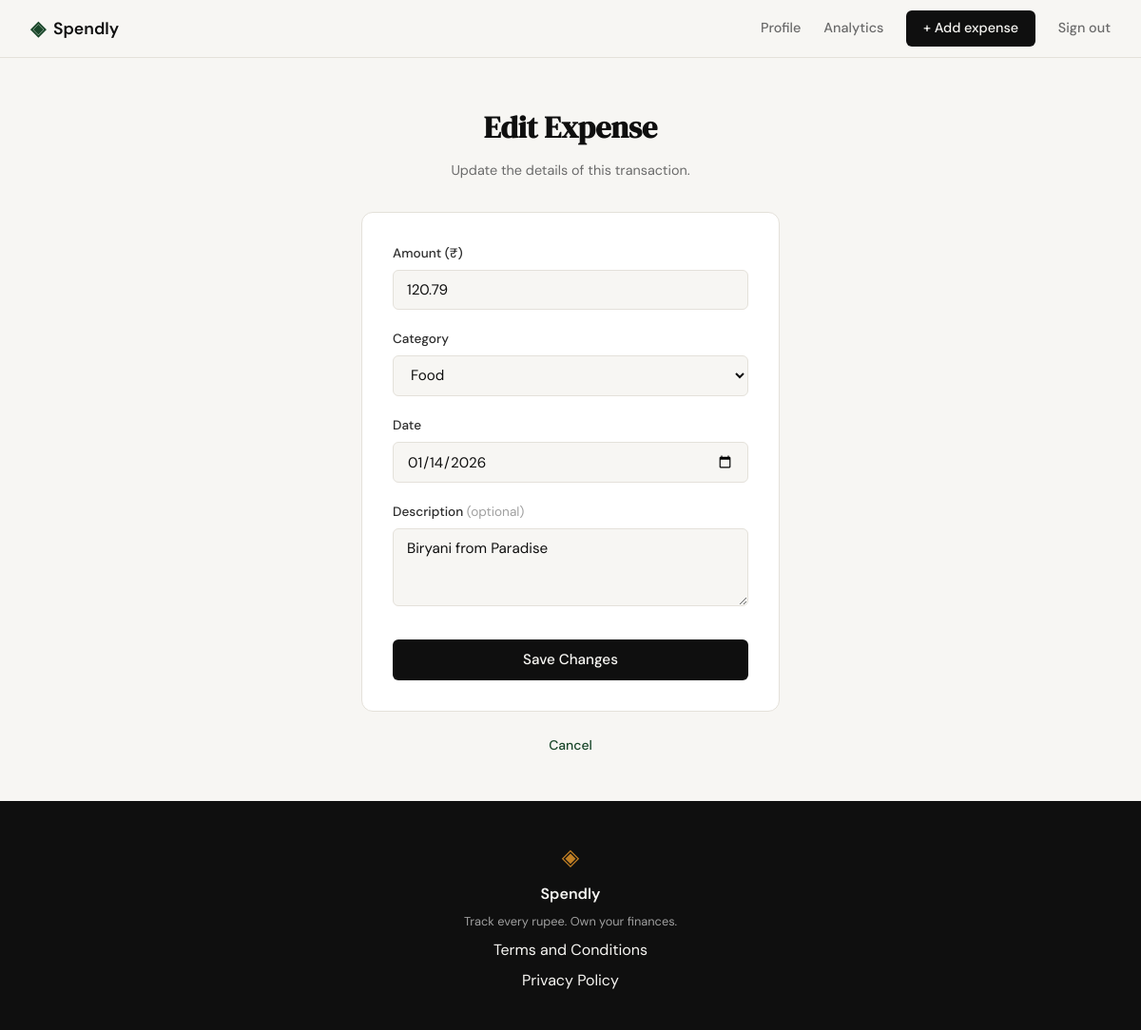
The app's page /expenses/15/edit (signed in) with its own data.
### tables this page shows
CREATE TABLE expenses (
            id          INTEGER PRIMARY KEY AUTOINCREMENT,
            user_id     INTEGER NOT NULL REFERENCES users(id),
            amount      REAL    NOT NULL,
            category    TEXT    NOT NULL,
            date        TEXT    NOT NULL,
            description TEXT,
            created_at  TEXT    DEFAULT (datetime('now'))
        );

### app.py (the view, shortened to what this page needs)
@app.route("/expenses/<int:id>/edit", methods=["GET", "POST"])
def edit_expense(id):
    if not session.get("user_id"):
        return redirect(url_for("login"))
    expense = get_expense_by_id(id)
    if expense is None:
        abort(404)
    if expense["user_id"] != session["user_id"]:
        abort(403)
    return render_template(
        "edit_expense.html",
        categories=VALID_CATEGORIES,
        expense_id=id,
        form={
            "amount": expense["amount"],
            "category": expense["category"],
            "date": expense["date"],
            "description": expense["description"] or "",
        },
    )

### database/db.py (called while the page is built)
def get_db():
    db_path = os.path.join(os.path.dirname(__file__), "..", "spendly.db")
    conn = sqlite3.connect(db_path)
    conn.row_factory = sqlite3.Row
    conn.execute("PRAGMA foreign_keys = ON")
    return conn

def get_expense_by_id(expense_id):
    conn = get_db()
    row = conn.execute("SELECT * FROM expenses WHERE id = ?", (expense_id,)).fetchone()
    conn.close()
    return row

### templates/edit_expense.html (shortened to what this page needs)
{% extends "base.html" %}
{% block content %}
<section class="auth-section">
  <div class="auth-container">
    <div class="auth-header">
      <h1 class="auth-title">Edit Expense</h1>
      <p class="auth-subtitle">Update the details of this transaction.</p>
    </div>
    <div class="auth-card">
      <form method="POST" action="{{ url_for('edit_expense', id=expense_id) }}">
        <div class="form-group">
          <label for="amount">Amount (₹)</label>
          <input
            type="number"
            id="amount"
            name="amount"
            class="form-input"
            step="0.01"
            min="0.01"
            placeholder="0.00"
            value="{{ form.amount }}"
            required
            autofocus
          >
        </div>
        <div class="form-group">
          <label for="category">Category</label>
          <select id="category" name="category" class="form-input">
            {% for cat in categories %}
            <option value="{{ cat }}" {% if form.category == cat %}selected{% endif %}>{{ cat }}</option>
            {% endfor %}
          </select>
        </div>
        <div class="form-group">
          <label for="date">Date</label>
          <input
            type="date"
            id="date"
            name="date"
            class="form-input"
            value="{{ form.date }}"
            required
          >
        </div>
        <div class="form-group">
          <label for="description">Description <span style="color: var(--ink-faint); font-weight: 400;">(optional)</span></label>
          <textarea
            id="description"
            name="description"
            class="form-input"
            rows="3"
            placeholder="What was this expense for?"
          >{{ form.description }}</textarea>
        </div>
        <button type="submit" class="btn-submit">Save Changes</button>
      </form>
    </div>
    <p class="auth-switch">
      <a href="{{ url_for('profile') }}">Cancel</a>
    </p>
  </div>
</section>
{% endblock %}

### static/css/style.css (style rules this page uses)
:root { --ink: #0f0f0f; --ink-soft: #2d2d2d; --ink-muted: #6b6b6b; --ink-faint: #a0a0a0; --paper: #f7f6f3; --paper-warm: #f0ede6; --paper-card: #ffffff; --accent: #1a472a; --accent-light: #e8f0eb; --accent-2: #c17f24; --accent-2-light: #fdf3e3; --danger: #c0392b; --danger-light: #fdecea; --border: #e4e1da; --border-soft: #eeebe4; --font-display: 'DM Serif Display', Georgia, serif; --font-body: 'DM Sans', system-ui, sans-serif; --max-width: 1200px; --auth-width: 440px; --radius-sm: 6px; --radius-md: 12px; --radius-lg: 20px; }
*, *::before, *::after { box-sizing: border-box; margin: 0; padding: 0; }
html { font-size: 16px; scroll-behavior: smooth; }
body { background: var(--paper); color: var(--ink); font-family: var(--font-body); font-size: 1rem; line-height: 1.6; -webkit-font-smoothing: antialiased; }
a { color: inherit; text-decoration: none; }
.auth-section { min-height: calc(100vh - 60px - 100px); display: flex; align-items: center; justify-content: center; padding: 3rem 2rem; }
.auth-container { width: 100%; max-width: var(--auth-width); }
.auth-header { text-align: center; margin-bottom: 2rem; }
.auth-title { font-family: var(--font-display); font-size: 2rem; color: var(--ink); margin-bottom: 0.5rem; }
.auth-subtitle { font-size: 0.9rem; color: var(--ink-muted); }
.auth-card { background: var(--paper-card); border: 1px solid var(--border); border-radius: var(--radius-md); padding: 2rem; margin-bottom: 1.5rem; }
.form-group { margin-bottom: 1.25rem; }
.form-group label { display: block; font-size: 0.85rem; font-weight: 500; color: var(--ink-soft); margin-bottom: 0.4rem; }
.form-input { width: 100%; padding: 0.6rem 0.875rem; border: 1px solid var(--border); border-radius: var(--radius-sm); font-family: var(--font-body); font-size: 0.95rem; color: var(--ink); background: var(--paper); outline: none; transition: border-color 0.2s; }
.form-input::placeholder { color: var(--ink-faint); }
.btn-submit { width: 100%; padding: 0.7rem; background: var(--ink); color: var(--paper); border: none; border-radius: var(--radius-sm); font-family: var(--font-body); font-size: 0.95rem; font-weight: 500; cursor: pointer; transition: background 0.2s; margin-top: 0.5rem; }
.auth-switch { text-align: center; font-size: 0.875rem; color: var(--ink-muted); }
.auth-switch a { color: var(--accent); font-weight: 500; }

### records on screen
expenses: amount "120.79", category "Food", date "01/14/2026", description "Biryani from Paradise"
